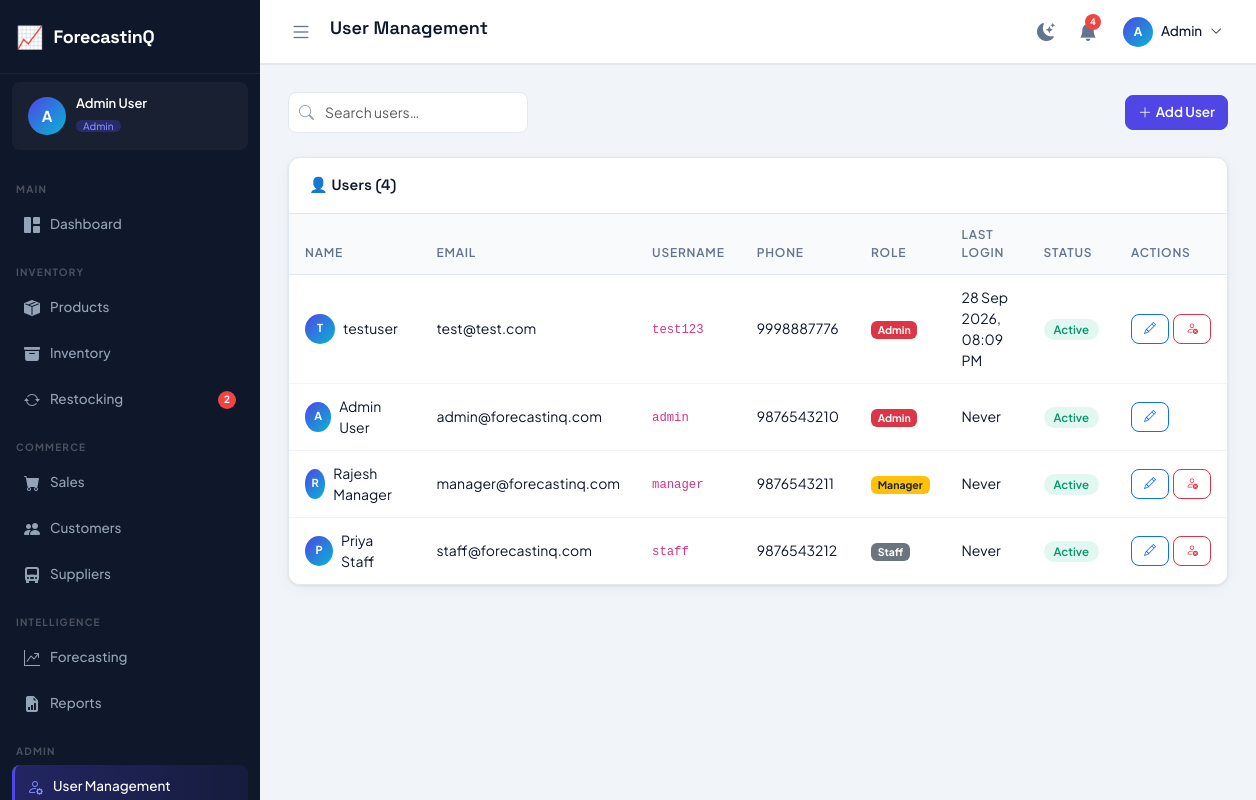
Page /users/ (signed in) on the committed database.
### tables this page shows
CREATE TABLE users (
    id INTEGER PRIMARY KEY AUTOINCREMENT,
    full_name VARCHAR(150) NOT NULL,
    email VARCHAR(150) NOT NULL UNIQUE,
    username VARCHAR(100) NOT NULL UNIQUE,
    phone VARCHAR(20),
    password_hash VARCHAR(255) NOT NULL,
    role VARCHAR(20) DEFAULT 'staff' CHECK(role IN ('admin','manager','staff')),
    status VARCHAR(20) DEFAULT 'active' CHECK(status IN ('active','inactive')),
    last_login DATETIME,
    remember_token VARCHAR(255),
    created_at TIMESTAMP DEFAULT CURRENT_TIMESTAMP,
    updated_at TIMESTAMP DEFAULT CURRENT_TIMESTAMP
);

### blueprints/users.py (the view, shortened to what this page needs)
@bp.route("/", methods=["GET", "POST"])
@login_required
@role_required("admin")
def index():
    users = dbFetchAll("SELECT * FROM users ORDER BY created_at DESC")
    for u in users:
        u["role_cls"] = "bg-danger" if u["role"] == "admin" else ("bg-warning text-dark" if u["role"] == "manager" else "bg-secondary")
    return render_template(
        "users/index.html",
        page_title="User Management", active_menu="users",
        users=users,
    )

### db.py (called while the page is built)
def get_db():
    if "db" not in g:
        g.db = sqlite3.connect(current_app.config["DATABASE_PATH"])
        g.db.row_factory = sqlite3.Row
        g.db.execute("PRAGMA foreign_keys = ON")
    return g.db

def _row_to_dict(row):
    return dict(row) if row is not None else None

def dbFetchAll(sql, params=()):
    cur = get_db().execute(sql, params)
    return [dict(r) for r in cur.fetchall()]

def dbFetchOne(sql, params=()):
    cur = get_db().execute(sql, params)
    row = cur.fetchone()
    return _row_to_dict(row)

### utils.py (called while the page is built)
def is_logged_in() -> bool:
    return bool(session.get("user_id"))

def get_current_user() -> dict:
    return {
        "id": session.get("user_id", 0),
        "name": session.get("user_name", ""),
        "email": session.get("user_email", ""),
        "role": session.get("user_role", ""),
        "username": session.get("username", ""),
    }

def login_required(view):
    @wraps(view)
    def wrapped(*args, **kwargs):
        if not is_logged_in():
            return redirect(url_for("auth.login"))
        return view(*args, **kwargs)
    return wrapped

def role_required(*roles):
    def decorator(view):
        @wraps(view)
        def wrapped(*args, **kwargs):
            if not is_logged_in():
                return redirect(url_for("auth.login"))
            if get_current_user()["role"] not in roles:
                flash("You are not authorized to view that page.", "error")
                return redirect(url_for("dashboard.index"))
            return view(*args, **kwargs)
        return wrapped
    return decorator

def generate_csrf() -> str:
    if "csrf_token" not in session:
        session["csrf_token"] = secrets.token_hex(32)
    return session["csrf_token"]

def format_datetime(value) -> str:
    if not value:
        return ""
    dt = _to_datetime(value)
    return dt.strftime("%d %b %Y, %I:%M %p") if dt else str(value)

def _to_datetime(value):
    if isinstance(value, (datetime, date)):
        return value
    if not isinstance(value, str):
        return None
    for fmt in ("%Y-%m-%d %H:%M:%S", "%Y-%m-%d", "%Y-%m-%dT%H:%M:%S"):
        try:
            return datetime.strptime(value, fmt)
        except ValueError:
            continue
    return None

def get_unread_notifications():
    user = get_current_user()
    return dbFetchAll(
        "SELECT * FROM notifications WHERE user_id = ? AND is_read = 0 ORDER BY created_at DESC LIMIT 10",
        (user["id"],),
    )

### templates/users/index.html (shortened to what this page needs)
{% extends "base.html" %}
{% block content %}
<div class="d-flex align-items-center justify-content-between mb-4 flex-wrap gap-3">
    <div class="search-bar"><i class="bi bi-search"></i><input type="text" class="form-control" placeholder="Search users…" id="tableSearch"/></div>
    <button class="btn btn-primary" data-bs-toggle="modal" data-bs-target="#userModal" onclick="openAdd()">
        <i class="bi bi-plus-lg me-1"></i>Add User
    </button>
</div>
<div class="table-card">
    <div class="table-card-header"><span class="table-card-title">👤 Users ({{ users|length }})</span></div>
    <div class="table-responsive">
        <table class="table">
            <thead><tr><th>Name</th><th>Email</th><th>Username</th><th>Phone</th><th>Role</th><th>Last Login</th><th>Status</th><th>Actions</th></tr></thead>
            <tbody>
            {% for u in users %}
            <tr>
                <td>
                    <div class="d-flex align-items-center gap-2">
                        <div class="user-avatar-sm" style="font-size:11px;">{{ u.full_name[0]|upper }}</div>
                        <span class="fw-600">{{ u.full_name }}</span>
                    </div>
                </td>
                <td>{{ u.email }}</td>
                <td><code>{{ u.username }}</code></td>
                <td>{{ u.phone or '—' }}</td>
                <td><span class="badge {{ u.role_cls }}">{{ u.role|capitalize }}</span></td>
                <td>{{ fmt_datetime(u.last_login) if u.last_login else 'Never' }}</td>
                <td>
                    <span class="badge-status {{ 'badge-in-stock' if u.status=='active' else 'badge-out-stock' }}">
                        {{ u.status|capitalize }}
                    </span>
                </td>
                <td>
                    <div class="d-flex gap-1">
                        <button class="btn btn-sm btn-outline-primary" onclick='editUser({{ u|tojson }})'><i class="bi bi-pencil"></i></button>
                        {% if u.id != current_user.id %}
                        <form method="POST" class="d-inline">
                            <button type="submit" class="btn btn-sm btn-outline-danger" data-confirm="Deactivate this user?"><i class="bi bi-person-x"></i></button>
                        </form>
                        {% endif %}
                    </div>
                </td>
            </tr>
            {% endfor %}
            </tbody>
        </table>
    </div>
</div>
{% endblock %}

### templates/base.html (shortened to what this page needs)
<!DOCTYPE html>
<html lang="en" data-theme="light">
<head>
    <link rel="stylesheet" href="https://cdn.jsdelivr.net/npm/bootstrap@5.3.3/dist/css/bootstrap.min.css"/>
    <link rel="stylesheet" href="https://cdn.jsdelivr.net/npm/bootstrap-icons@1.11.3/font/bootstrap-icons.min.css"/>
    <link rel="stylesheet" href="{{ url_for('static', filename='css/app.css') }}"/>
</head>
<body>
<aside class="sidebar" id="sidebar">
    <div class="sidebar-header">
        <a href="{{ url_for('dashboard.index') }}" class="brand">
            <span class="brand-icon">📈</span>
            <span class="brand-name">{{ app_name }}</span>
        </a>
    </div>
    <div class="sidebar-user">
        <div class="user-avatar">{{ (current_user.name or '?')[0]|upper }}</div>
        <div class="user-info">
            <div class="user-name">{{ current_user.name }}</div>
            <div class="user-role badge">{{ current_user.role|capitalize }}</div>
        </div>
    </div>
    <nav class="sidebar-nav">
        <div class="nav-section-title">Main</div>
        <a href="{{ url_for('dashboard.index') }}" class="nav-item {{ 'active' if active_menu=='dashboard' else '' }}">
            <i class="bi bi-grid-1x2-fill"></i><span>Dashboard</span>
        </a>
        {% if 'products' in enabled or 'inventory' in enabled %}
        <div class="nav-section-title">Inventory</div>
        {% if 'products' in enabled %}
        <a href="{{ url_for('products.index') }}" class="nav-item {{ 'active' if active_menu=='products' else '' }}">
            <i class="bi bi-box-seam-fill"></i><span>Products</span>
        </a>
        {% endif %}
        {% if 'inventory' in enabled %}
        <a href="{{ url_for('inventory.index') }}" class="nav-item {{ 'active' if active_menu=='inventory' else '' }}">
            <i class="bi bi-archive-fill"></i><span>Inventory</span>
        </a>
        <a href="{{ url_for('inventory.restocking') }}" class="nav-item {{ 'active' if active_menu=='restocking' else '' }}">
            <i class="bi bi-arrow-repeat"></i><span>Restocking</span>
            {% if low_stock_count > 0 %}
            <span class="badge-dot">{{ low_stock_count }}</span>
            {% endif %}
        </a>
        {% endif %}
        {% endif %}
        {% if 'sales' in enabled or 'customers' in enabled or 'suppliers' in enabled %}
        <div class="nav-section-title">Commerce</div>
        {% if 'sales' in enabled %}
        <a href="{{ url_for('sales.index') }}" class="nav-item {{ 'active' if active_menu=='sales' else '' }}">
            <i class="bi bi-cart-fill"></i><span>Sales</span>
        </a>
        {% endif %}
        {% if 'customers' in enabled %}
        <a href="{{ url_for('customers.index') }}" class="nav-item {{ 'active' if active_menu=='customers' else '' }}">
            <i class="bi bi-people-fill"></i><span>Customers</span>
        </a>
        {% endif %}
        {% if 'suppliers' in enabled %}
        <a href="{{ url_for('suppliers.index') }}" class="nav-item {{ 'active' if active_menu=='suppliers' else '' }}">
            <i class="bi bi-truck-front-fill"></i><span>Suppliers</span>
        </a>
        {% endif %}
        {% endif %}
        {% if 'forecasting' in enabled or 'reports' in enabled %}
        <div class="nav-section-title">Intelligence</div>
        {% if 'forecasting' in enabled %}
        <a href="{{ url_for('forecasting.index') }}" class="nav-item {{ 'active' if active_menu=='forecasting' else '' }}">
            <i class="bi bi-graph-up-arrow"></i><span>Forecasting</span>
        </a>
        {% endif %}
        {% if 'reports' in enabled %}
        <a href="{{ url_for('reports.index') }}" class="nav-item {{ 'active' if active_menu=='reports' else '' }}">
            <i class="bi bi-file-earmark-bar-graph-fill"></i><span>Reports</span>
        </a>
        {% endif %}
        {% endif %}
        {% if current_user.role == 'admin' and ('users' in enabled or 'settings' in enabled) %}
        <div class="nav-section-title">Admin</div>
        {% if 'users' in enabled %}
        <a href="{{ url_for('users.index') }}" class="nav-item {{ 'active' if active_menu=='users' else '' }}">
            <i class="bi bi-person-gear"></i><span>User Management</span>
        </a>
        {% endif %}
        {% endif %}
    </nav>
</aside>
<div class="main-wrapper" id="mainWrapper">
    <header class="topbar">
        <div class="topbar-left">
            <button class="toggle-sidebar" id="toggleSidebar">
                <i class="bi bi-list"></i>
            </button>
            <h1 class="page-title">{{ page_title|default('Dashboard') }}</h1>
        </div>
        <div class="topbar-right">
            <button class="topbar-btn" id="themeToggle" title="Toggle Theme">
                <i class="bi bi-moon-stars-fill" id="themeIcon"></i>
            </button>
            <div class="dropdown">
                <button class="topbar-btn position-relative" data-bs-toggle="dropdown">
                    <i class="bi bi-bell-fill"></i>
                    {% if notif_count > 0 %}
                    <span class="notif-badge">{{ notif_count }}</span>
                    {% endif %}
                </button>
            </div>
            <div class="dropdown">
                <button class="user-menu-btn" data-bs-toggle="dropdown">
                    <div class="user-avatar-sm">{{ (current_user.name or '?')[0]|upper }}</div>
                    <span class="d-none d-md-inline">{{ current_user.name.split(' ')[0] if current_user.name else '' }}</span>
                    <i class="bi bi-chevron-down small"></i>
                </button>
            </div>
        </div>
    </header>
    <main class="page-content">
    {% block content %}{% endblock %}
    </main>
</div>
</body>
</html>

### rows in the picture
users: name "Admin User", full_name "A", full_name "Admin User", email "admin@forecastinq.com", username "admin", phone "9876543210", role "Admin", fmt_datetime "Never", status "Active"
users: full_name "T", full_name "testuser", email "test@test.com", username "test123", phone "9998887776", role "Admin", last_login "28 Sep 2026, 08:09 PM", status "Active"
users: full_name "R", full_name "Rajesh Manager", email "manager@forecastinq.com", username "manager", phone "9876543211", role "Manager", fmt_datetime "Never", status "Active"
users: full_name "P", full_name "Priya Staff", email "staff@forecastinq.com", username "staff", phone "9876543212", role "Staff", fmt_datetime "Never", status "Active"

### other values in the picture
{{ app_name }} "ForecastinQ"
{{ (current_user.name or '?')[0]|upper }} "A"
{{ current_user.role|capitalize }} "Admin"
{{ low_stock_count }} "2"
{{ page_title|default('Dashboard') }} "User Management"
{{ notif_count }} "4"
{{ current_user.name.split(' ')[0] if current_user.name else '' }} "Admin"
{{ users|length }} "4"
